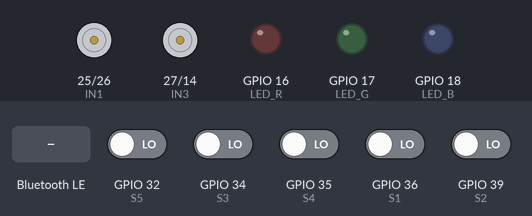
Simulated run of this sketch. Board: ESP32. Shown: motor-driver pin pairs drawn as motors (green arrow = first pin HIGH = forward, orange = second pin HIGH = backward, longer = more drive, scaled by the enable pin), output pins drawn as LEDs (lit = HIGH). The test bench sets the inputs (shaded band); at power-on: GPIO 32 (S5), GPIO 34 (S3), GPIO 35 (S4), GPIO 36 (S1), GPIO 39 (S2) LOW. Nothing arrives over Bluetooth unless stated; a phone connects over Bluetooth LE 3 s after start; what the sketch prints to the serial monitor is not drawn.

Above: at 0.9 s.
1.0 s: Bluetooth LE write "GREEN" received
2.5 s: Bluetooth LE write "S" received
At 4.5 s:
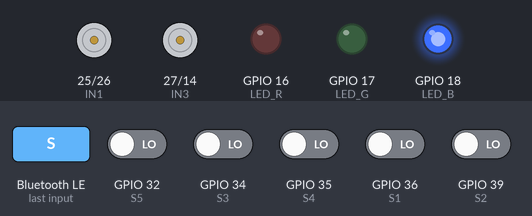
5.5 s: Bluetooth LE write "G" received
At 7.6 s:
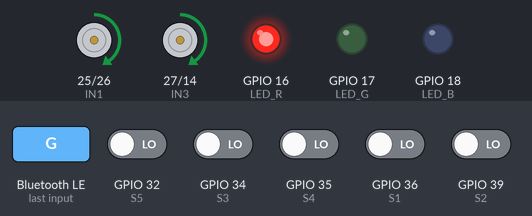
8.0 s: GPIO 32 (S5) driven HIGH
At 8.4 s:
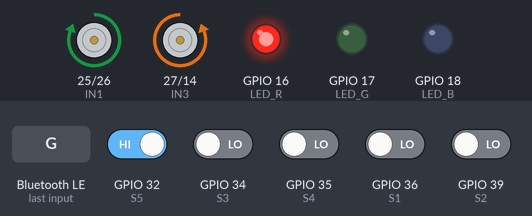
9.5 s: GPIO 32 (S5) driven LOW
At 10.7 s:
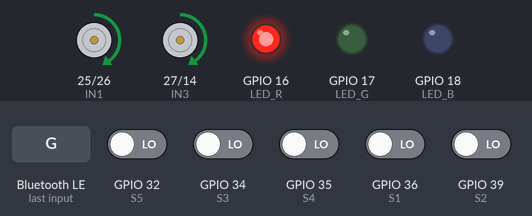
11.0 s: GPIO 34 (S3) driven HIGH
At 12.0 s:
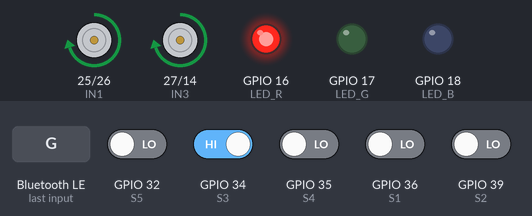
Timing chart, 0 to 13.5 s (numbered marks = the images above; inputs shaded):
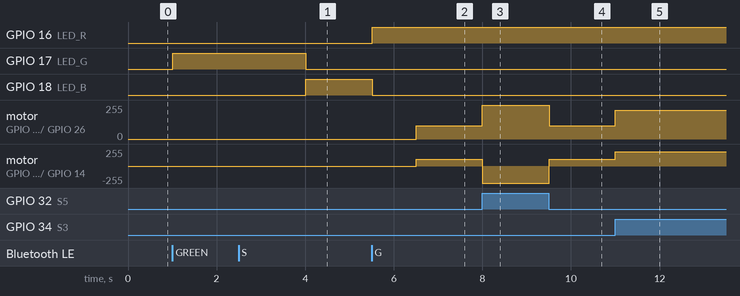

The sketch:

code.ino
```cpp
#include <BLEDevice.h>
#include <BLEServer.h>
#include <BLEUtils.h>
#include <BLE2902.h>

// 定義 BLE 的專屬 ID
#define SERVICE_UUID           "4fafc201-1fb5-459e-8fcc-c5c9c331914b"
#define CHARACTERISTIC_UUID_RX "beb5483e-36e1-4688-b7f5-ea07361b26a8"

bool ebsTriggeredByBLE = false; // 建立一個旗標，紀錄是否收到急停訊號
bool vlsTriggeredByBLE = false; // 建立一個旗標，紀錄是否收到起跑訊號
// 建立接收 BLE 藍牙訊息的回呼函式 (當手機傳訊息來時，這裡會被觸發)
// 建立接收 BLE 藍牙訊息的回呼函式
class MyCallbacks: public BLECharacteristicCallbacks {
    void onWrite(BLECharacteristic *pCharacteristic) {
      String rxValue = pCharacteristic->getValue();
      if (rxValue.length() > 0) {
        char cmd = rxValue[0]; // 讀取收到的第一個字元

        if (cmd == 'S' || cmd == 's') {
          ebsTriggeredByBLE = true; // 收到 'S'，拉起急停旗標！
        }
        else if (cmd == 'G' || cmd == 'g') {
          vlsTriggeredByBLE = true;  // 收到 'G'，拉起起跑旗標！
          ebsTriggeredByBLE = false; // [新增] 同時把急停狀態解除！
        }
      }
    }
};
// ================= 1. 腳位定義 =================
// ASL 指示燈腳位
const int LED_R = 16; // 紅燈
const int LED_G = 17; // 綠燈
const int LED_B = 18; // 藍燈
// 循跡感測器腳位 (由左至右：S1 到 S5)
const int S1 = 36; // VP, 最左側感測器
const int S2 = 39; // VN, 左側感測器
const int S3 = 34; // 中間感測器
const int S4 = 35; // 右側感測器
const int S5 = 32; // 最右側感測器

// L298N 馬達控制腳位
const int IN1 = 25; // 左後輪方向
const int IN2 = 26; // 左後輪方向
const int ENA = 33; // 左後輪速度 (PWM)

const int IN3 = 27; // 右後輪方向
const int IN4 = 14; // 右後輪方向
const int ENB = 13; // 右後輪速度 (PWM)

// ================= 2. 參數設定 =================

// 定義車速 (範圍 0 - 255)
const int BASE_SPEED = 216;

// -- 小彎微調參數 --
const int MINOR_FAST = 178;
const int MINOR_SLOW = 83;

// -- 直角彎急轉參數--
const int SHARP_FAST = 255;  // 外側輪胎全速推進
const int SHARP_SLOW = -255;// ★ 內側輪胎「倒退」，強制把車頭扯回來

// ================= ASL 燈號控制副程式 =================
void setASL(String color) {
  // 先把所有燈關掉
  digitalWrite(LED_R, LOW);
  digitalWrite(LED_G, LOW);
  digitalWrite(LED_B, LOW);

  // 根據指令亮起對應的燈
  if (color == "GREEN") {
    digitalWrite(LED_G, HIGH);
  } else if (color == "RED") {
    digitalWrite(LED_R, HIGH);
  } else if (color == "BLUE") {
    digitalWrite(LED_B, HIGH);
  }
}
// ================= 3. 初始化設定 =================
void setup() {
  Serial.begin(115200);
  // 設定 ASL 燈號為輸出模式
  pinMode(LED_R, OUTPUT);
  pinMode(LED_G, OUTPUT);
  pinMode(LED_B, OUTPUT);
  // 啟動藍牙
// --- 啟動 BLE 藍牙 ---
  Serial.println("啟動 BLE 藍牙中...");
  BLEDevice::init("NCKU_Tracking_ChunYushi"); // 手機搜尋時會看到這個名字
  BLEServer *pServer = BLEDevice::createServer();
  BLEService *pService = pServer->createService(SERVICE_UUID);

 // 建立接收通道，並綁定剛剛寫好的回呼函式
  BLECharacteristic *pCharacteristic = pService->createCharacteristic(
                                         CHARACTERISTIC_UUID_RX,
                                         BLECharacteristic::PROPERTY_WRITE
                                       );
  pCharacteristic->setCallbacks(new MyCallbacks());

  pService->start();
  pServer->getAdvertising()->start();
  Serial.println("BLE 藍牙已啟動！請用 iPhone 的 LightBlue App 連線");
  // 設定感測器為輸入模式
  pinMode(S1, INPUT);
  pinMode(S2, INPUT);
  pinMode(S3, INPUT);
  pinMode(S4, INPUT);
  pinMode(S5, INPUT);

  // 設定馬達方向控制腳位為輸出模式
  pinMode(IN1, OUTPUT);
  pinMode(IN2, OUTPUT);
  pinMode(IN3, OUTPUT);
  pinMode(IN4, OUTPUT);

  // 設定 PWM 腳位為輸出模式
  pinMode(ENA, OUTPUT);
  pinMode(ENB, OUTPUT);

  Serial.println("System Ready! 準備進入 VLS 觸發程序...");
  delay(1000); // 開機後稍微緩衝一下
  //ASL：等待起跑，處於安全狀態，亮綠燈！
  setASL("GREEN");

  // VLS 藍牙觸發核心邏輯
  Serial.println("等待 VLS 觸發：請用手機發送 'G' 啟動車輛...");
  bool isVlsTriggered = false; // 建立一個狀態旗標，紀錄是否已經起跑
  // VLS 觸發陷阱：只要還沒收到 'G'，就一直卡在這個迴圈裡，車子絕對不會動
  while (vlsTriggeredByBLE == false) {
    delay(50); // 稍微休息一下，等待手機藍牙發送訊號
  }

  // 只要程式走到這裡，代表手機已經成功發送了 'G'
  Serial.println(">>> 收到藍牙起跑訊號！起跑倒數 3 秒 <<<");
  delay(1000);
  Serial.println("2...");
  delay(1000);
  Serial.println("1...");
  delay(1000);
  Serial.println("GO!");

  // ASL：車輛起跑進入自主導航狀態，切換成紅燈！
  setASL("RED");
  // VLS 藍牙觸發結束
}

// ================= 4. 馬達控制模組 =================

/*

 * 控制左右輪速度與方向的專用副程式

 * 傳入正數代表前進，負數代表後退，0 代表停止

 * 數值範圍：-255 到 255

 */

void setMotor(int leftSpeed, int rightSpeed) {

  // --- 控制左輪 ---

  if (leftSpeed > 0) {

    digitalWrite(IN1, HIGH);

    digitalWrite(IN2, LOW);

    analogWrite(ENA, leftSpeed);

  } else if (leftSpeed < 0) {

    digitalWrite(IN1, LOW);

    digitalWrite(IN2, HIGH);

    analogWrite(ENA, -leftSpeed); // 轉為正數給 PWM

  } else {

    digitalWrite(IN1, LOW);

    digitalWrite(IN2, LOW);

    analogWrite(ENA, 0);

  }


  // --- 控制右輪 ---

  if (rightSpeed > 0) {

    digitalWrite(IN3, HIGH);

    digitalWrite(IN4, LOW);

    analogWrite(ENB, rightSpeed);

  } else if (rightSpeed < 0) {

    digitalWrite(IN3, LOW);

    digitalWrite(IN4, HIGH);

    analogWrite(ENB, -rightSpeed);

  } else {

    digitalWrite(IN3, LOW);

    digitalWrite(IN4, LOW);

    analogWrite(ENB, 0);

  }

}

// ================= 5. 主迴圈 (循跡邏輯) =================

void loop() {
  // ---------------------------------------------------------
  // EBS 第一層：BLE 藍牙外部急停接收區
  // ---------------------------------------------------------
  // 檢查急停旗標是否被 BLE 觸發
  // ---------------------------------------------------------
  // EBS 第一層：BLE 藍牙外部急停接收區
  // ---------------------------------------------------------
  // 檢查急停旗標是否被 BLE 觸發
  if (ebsTriggeredByBLE == true) {
    Serial.println("!!! 收到 BLE 藍牙 EBS 急停訊號，車輛暫停 !!!");
    setMotor(0, 0); // 扭矩立刻歸零

    // ASL：觸發緊急制動，切換成藍燈！
    setASL("BLUE");

    // [關鍵修改] 只要 ebsTriggeredByBLE 還是 true，就一直卡在這裡
    // 等到手機發送 'G'，上面的程式會把它變成 false，就會自動打破這個迴圈！
    while(ebsTriggeredByBLE == true) {
      delay(50); // 處於藍燈暫停狀態
    }

    // --- 只要能走到這裡，代表手機發送了 'G' 解除鎖定 ---
    Serial.println(">>> 收到恢復訊號！繼續自主導航 <<<");
    setASL("RED"); // ASL：恢復成自主導航的紅燈
    delay(1000);   // 給 1 秒鐘的緩衝時間，再讓車子衝出去
  }
  // ---------------------------------------------------------
  // ---------------------------------------------------------
  // ---------------------------------------------------------
  int val1 = digitalRead(S1);
  int val2 = digitalRead(S2);
  int val3 = digitalRead(S3);
  int val4 = digitalRead(S4);
  int val5 = digitalRead(S5);


  // ---------------------------------------------------------

  // 循跡判斷邏輯

  // 狀況 1：遇到直角彎偏右 (最左側壓線) -> 最優先處理！暴力急左轉！
  if (val1 == HIGH && val5==LOW) {
    setMotor(SHARP_SLOW, SHARP_FAST); // 左輪倒退，右輪全速
  }
  // 狀況 2：遇到直角彎偏左 (最右側壓線) -> 最優先處理！暴力急右轉！
  else if (val5 == HIGH && val1==LOW) {
    setMotor(SHARP_FAST, SHARP_SLOW); // 左輪全速，右輪倒退
  }
  // 狀況 3：偏右一點點 -> 溫柔向左微調
  else if (val2 == HIGH) {
    setMotor(MINOR_SLOW, MINOR_FAST);
  }
  // 狀況 4：偏左一點點 -> 溫柔向右微調
  else if (val4 == HIGH) {
    setMotor(MINOR_FAST, MINOR_SLOW);
  }
  // 狀況 5：旁邊都沒事，只有中間壓線 -> 全速直衝！
  else if (val3 == HIGH) {
    setMotor(BASE_SPEED, BASE_SPEED);
  }
  // 狀況 6：完全迷失 (全白)
  else {
    setMotor(100, 100);
  }

  delay(5);
}
```

Measured:
- after the input at 2.5 s, GPIO 16 (LED_R): stays LOW (without the input it goes to HIGH after 1.5 s); GPIO 18 (LED_B): LOW → HIGH after 1.5 s; motor on GPIO 25 (IN1) / GPIO 26 (IN2), motor on GPIO 27 (IN3) / GPIO 14 (IN4): stays stopped (without the input it goes to forward 100/255 after 1.5 s)
- after the input at 5.5 s, GPIO 16 (LED_R): LOW → HIGH at once; GPIO 18 (LED_B): HIGH → LOW at once; motor on GPIO 25 (IN1) / GPIO 26 (IN2), motor on GPIO 27 (IN3) / GPIO 14 (IN4): stopped → forward 100/255 after 1.0 s
- after the input at 8.0 s, motor on GPIO 25 (IN1) / GPIO 26 (IN2): forward 100/255 → forward 255/255 at once; motor on GPIO 27 (IN3) / GPIO 14 (IN4): forward 100/255 → backward 255/255 at once
- after the input at 9.5 s, motor on GPIO 25 (IN1) / GPIO 26 (IN2): forward 255/255 → forward 100/255 at once; motor on GPIO 27 (IN3) / GPIO 14 (IN4): backward 255/255 → forward 100/255 at once
- after the input at 11.0 s, motor on GPIO 25 (IN1) / GPIO 26 (IN2), motor on GPIO 27 (IN3) / GPIO 14 (IN4): forward 100/255 → forward 216/255 at once
